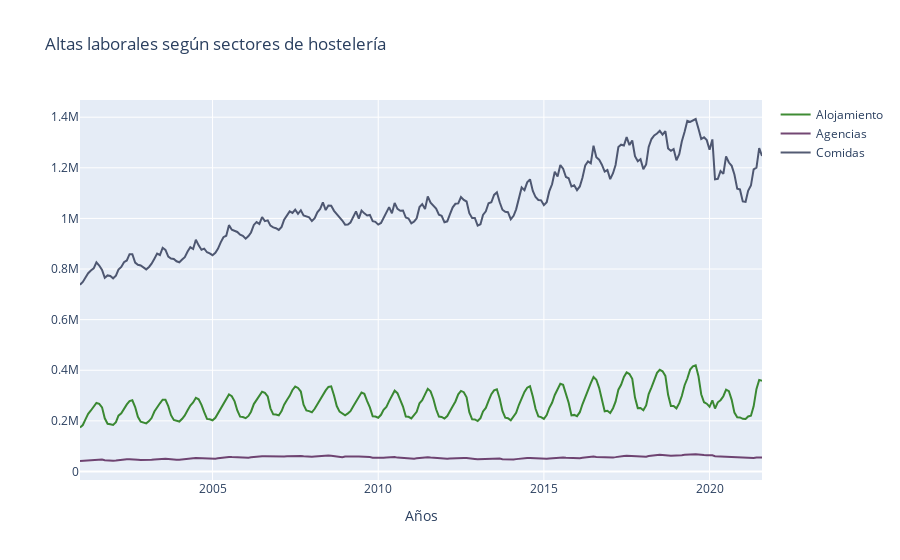

The code cell stored with this chart in its notebook:
### Code cell
# Creating trace1
trace1 = go.Scatter(
                    x = df_alta_laboral["Year_Month"],
                    y = df_alta_laboral['Alojamiento'],
                    name = 'Alojamiento',
                    mode= 'lines', 
                    marker = dict(color = 'rgba(16, 112, 2, 0.8)'),
                    text = df_alta_laboral['Alojamiento'])

# Creating trace2
trace2 = go.Scatter(
                    x = df_alta_laboral["Year_Month"],
                    y = df_alta_laboral['Agencias'],
                    name = 'Agencias',
                    mode= 'lines',
                    marker = dict(color = 'rgba(80, 26, 80, 0.8)'),
                    text = df_alta_laboral['Agencias'])


# Creating trace3
trace3 = go.Scatter(
                    x = df_alta_laboral["Year_Month"],
                    y = df_alta_laboral['Comidas'],
                    name = 'Comidas',
                    mode= 'lines',
                    marker = dict(color = 'rgba(40, 50, 80, 0.8)'),
                    text = df_alta_laboral['Comidas'])

data = [trace1, trace2, trace3]

layout = dict(title = 'Altas laborales según sectores de hostelería ',
             xaxis= dict(title= 'Años',ticklen= 5)
           )

fig = go.Figure(data = data, layout=layout)

iplot(fig)

### Figure 1 — Plotly figure (JSON) as saved in the notebook; plotly's stock layout.template omitted (floating-point values rounded to 4 significant figures; data arrays with more than 128 entries replaced by an {"elided": "..."} marker saying what was removed)
{"data": [{"marker": {"color": "rgba(16, 112, 2, 0.8)"}, "mode": "lines", "name": "Alojamiento", "text": {"elided": "248 int values"}, "type": "scatter", "x": {"elided": "248 str values"}, "y": {"elided": "248 int values"}}, {"marker": {"color": "rgba(80, 26, 80, 0.8)"}, "mode": "lines", "name": "Agencias", "text": {"elided": "248 int values"}, "type": "scatter", "x": {"elided": "248 str values"}, "y": {"elided": "248 int values"}}, {"marker": {"color": "rgba(40, 50, 80, 0.8)"}, "mode": "lines", "name": "Comidas", "text": {"elided": "248 int values"}, "type": "scatter", "x": {"elided": "248 str values"}, "y": {"elided": "248 int values"}}], "layout": {"title": {"text": "Altas laborales según sectores de hostelería "}, "xaxis": {"ticklen": 5, "title": {"text": "Años"}}}}
